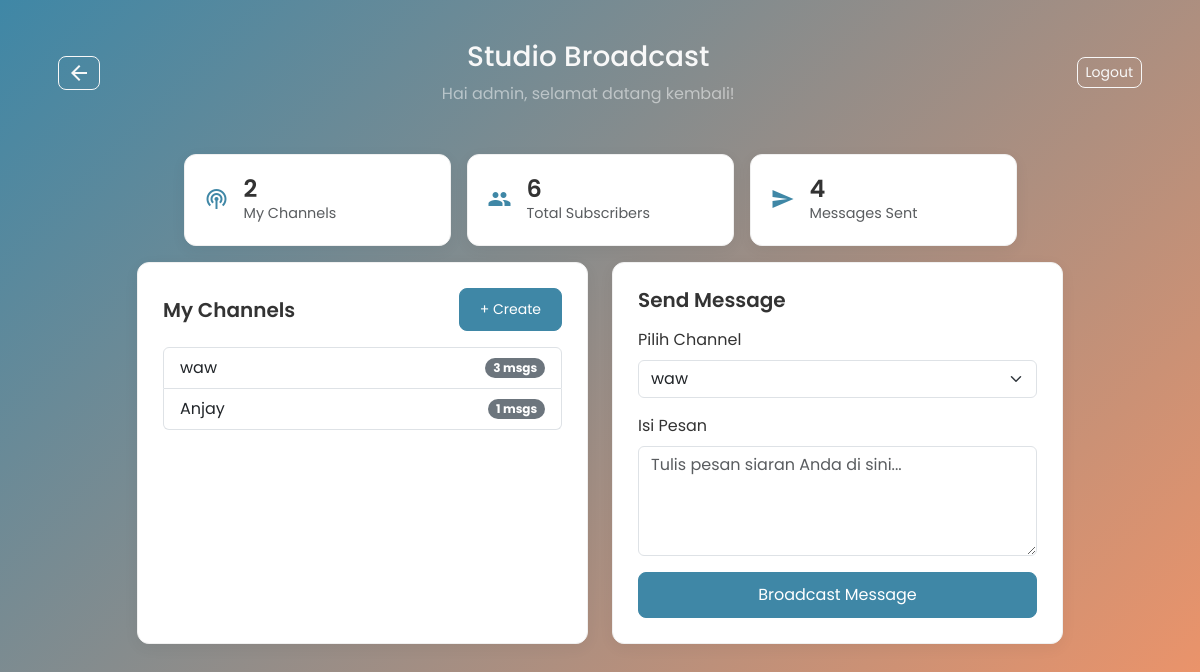
Page /publisher/ (signed in) on the earlier database version.
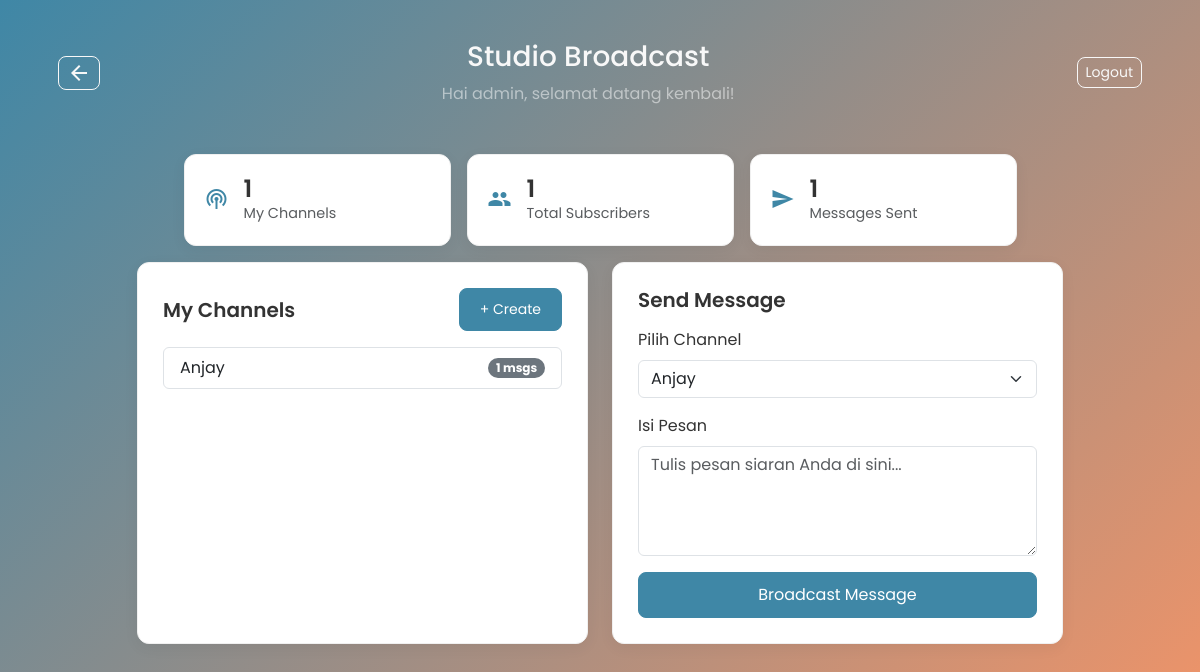
Same page on the later database version.
### app/models.py (models this page shows)
class Channel(db.Model):
    id = db.Column(db.Integer, primary_key=True)
    name = db.Column(db.String(100), unique=True, nullable=False)
    description = db.Column(db.String(200), nullable=True)
    creator_id = db.Column(db.Integer, db.ForeignKey('user.id'), nullable=False)
    created_at = db.Column(db.DateTime, default=datetime.utcnow)
    messages = db.relationship('Message', backref='channel', lazy=True)

### app/publisher/routes.py (the view)
@publisher_bp.route('/')
def dashboard():
    if 'user_id' not in session:
        return redirect(url_for('auth.login'))
    user_id = session['user_id']
    user = User.query.get(user_id)
    if not user:
        session.clear()
        flash("Sesi Anda tidak valid, silakan login kembali.", "warning")
        return redirect(url_for('auth.login'))
    user_channels = Channel.query.filter_by(creator_id=user_id).order_by(Channel.created_at.desc()).all()
    total_messages_sent = db.session.query(Message).join(Channel).filter(Channel.creator_id == user_id).count()
    total_subscribers = sum(len(channel.subscribers) for channel in user.channels)
    stats = {
        'channel_count': len(user_channels),
        'messages_sent': total_messages_sent,
        'total_subscribers': total_subscribers
    }
    return render_template('publisher.html', channels=user_channels, stats=stats)

### app/templates/publisher.html (shortened to what this page needs)
{% extends 'base.html' %}
{% block content %}
<div class="container py-4">
    <div class="studio-header">
        <a href="{{ url_for('auth.dashboard') }}" class="btn btn-outline-light btn-sm custom-btn-outline">
            <span class="material-icons" style="vertical-align: middle;">arrow_back</span>
        </a>
        <div class="text-center">
            <h3>Studio Broadcast</h3>
            <p class="mb-0 text-white-50">Hai {{ session.get('username') }}, selamat datang kembali!</p>
        </div>
        <a href="{{ url_for('auth.logout') }}" class="btn btn-outline-light btn-sm custom-btn-outline">Logout</a>
    </div>
    <div class="row justify-content-center g-3 my-3">
        <div class="col-md-3">
            <div class="stat-card">
                <div class="stat-icon"><span class="material-icons">podcasts</span></div>
                <div class="stat-info">
                    <h4 class="mb-0">{{ stats.channel_count }}</h4>
                    <p class="mb-0 text-muted">My Channels</p>
                </div>
            </div>
        </div>
        <div class="col-md-3">
            <div class="stat-card">
                <div class="stat-icon"><span class="material-icons">group</span></div>
                <div class="stat-info">
                    <h4 class="mb-0" id="total-subscribers-stat">{{ stats.total_subscribers }}</h4>
                    <p class="mb-0 text-muted">Total Subscribers</p>
                </div>
            </div>
        </div>
        <div class="col-md-3">
            <div class="stat-card">
                <div class="stat-icon"><span class="material-icons">send</span></div>
                <div class="stat-info">
                    <h4 class="mb-0" id="messages-sent-stat">{{ stats.messages_sent }}</h4>
                    <p class="mb-0 text-muted">Messages Sent</p>
                </div>
            </div>
        </div>
    </div>
    <div class="row justify-content-center g-4">
        <div class="col-md-5">
            <div class="studio-panel">
                <div class="d-flex justify-content-between align-items-center mb-3">
                    <h5 class="mb-0">My Channels</h5>
                    <a href="{{ url_for('publisher.create_channel_form') }}" class="btn btn-primary btn-sm custom-btn-primary">+ Create</a>
                </div>
                {% if channels %}
                    <ul class="list-group">
                        {% for channel in channels %}
                        <li class="list-group-item d-flex justify-content-between align-items-center">
                            {{ channel.name }}
                            <span class="badge bg-secondary rounded-pill" id="channel-msg-count-{{ channel.id }}">
                                {{ channel.messages|length }} msgs
                            </span>
                        </li>
                        {% endfor %}
                    </ul>
                {% else %}
                    <div class="text-center p-4">
                        <span class="material-icons fs-1 text-muted">radio</span>
                        <p class="mt-2 mb-3">Belum Ada Channel</p>
                        <a href="{{ url_for('publisher.create_channel_form') }}" class="btn btn-primary custom-btn-primary">Buat Channel Pertama</a>
                    </div>
                {% endif %}
            </div>
        </div>
        <div class="col-md-5">
            <div class="studio-panel">
                <h5 class="mb-3">Send Message</h5>
                {% if channels %}
                <form id="send-message-form" action="{{ url_for('publisher.send_message') }}" method="POST">
                    <div class="mb-3">
                        <label for="channel_id" class="form-label">Pilih Channel</label>
                        <select name="channel_id" id="channel_id" class="form-select" required>
                            {% for channel in channels %}
                            <option value="{{ channel.id }}">{{ channel.name }}</option>
                            {% endfor %}
                        </select>
                    </div>
                    <div class="mb-3">
                        <label for="message_content" class="form-label">Isi Pesan</label>
                        <textarea name="message_content" id="message_content" rows="4" class="form-control" placeholder="Tulis pesan siaran Anda di sini..." required></textarea>
                    </div>
                    <button type="submit" class="btn btn-primary w-100 custom-btn-primary">Broadcast Message</button>
                </form>
                {% else %}
                <div class="text-center p-4">
                     <span class="material-icons fs-1 text-muted">speaker_notes_off</span>
                     <p class="mt-2">Buat channel terlebih dahulu untuk mulai mengirim pesan.</p>
                </div>
                {% endif %}
            </div>
        </div>
    </div>
</div>
{% endblock %}

### app/templates/base.html (shortened to what this page needs)
<!DOCTYPE html>
<html lang="en">
<head>
    <link href="https://cdn.jsdelivr.net/npm/bootstrap@5.3.2/dist/css/bootstrap.min.css" rel="stylesheet">
    <link rel="stylesheet" href="{{ url_for('static', filename='css/main.css') }}">
</head>
<body>
    <div class="main-background">
        {% block content %}{% endblock %}
    </div>
</body>
</html>

### app/static/css/main.css (style rules this page uses)
:root { --primary-color: #3f87a6; --secondary-color: #f7a056; --text-dark: #333; --text-light: #f8f8f8; --bg-light: #f4f7f6; --bg-gradient-start: #3f87a6; --bg-gradient-end: #f69466; --card-bg: #ffffff; --border-color: #e0e0e0; --shadow-light: 0 4px 12px rgba(0,0,0,0.05); --shadow-medium: 0 6px 18px rgba(0,0,0,0.1); --bubble-sent: #74b9ff; --bubble-received: #f0f2f5; }
body, html { height: 100%; margin: 0; font-family: 'Poppins', sans-serif; color: var(--text-dark); }
.main-background { min-height: 100vh; background: linear-gradient(135deg, var(--bg-gradient-start) 0%, var(--bg-gradient-end) 100%); color: var(--text-light); }
.custom-btn-primary { background-color: var(--primary-color); border-color: var(--primary-color); border-radius: 8px; padding: 10px 20px; }
.custom-btn-outline { border-color: var(--text-light); color: var(--text-light); border-radius: 8px; }
.studio-header { display: flex; justify-content: space-between; align-items: center; padding: 1rem; margin-bottom: 1rem; }
.stat-card { background: #ffffff; border-radius: 12px; padding: 20px; display: flex; align-items: center; box-shadow: 0 4px 15px rgba(0,0,0,0.05); color: #333; border: 1px solid #f0f0f0; }
.stat-icon { font-size: 2rem; color: var(--primary-color); margin-right: 15px; }
.stat-info h4 { font-weight: 600; }
.stat-info p { font-size: 0.9rem; }
.studio-panel { background: #ffffff; border-radius: 12px; padding: 25px; box-shadow: 0 4px 15px rgba(0,0,0,0.05); color: #333; height: 100%; border: 1px solid #f0f0f0; }
.studio-panel h5 { font-weight: 600; }

Differences in the rows shown:
removed Channel: name "waw", messages|length "3"
Other differences:
{{ stats.channel_count }}: "2" → "1"
{{ stats.total_subscribers }}: "6" → "1"
{{ stats.messages_sent }}: "4" → "1"
form field channel_id: "waw" → "Anjay"
